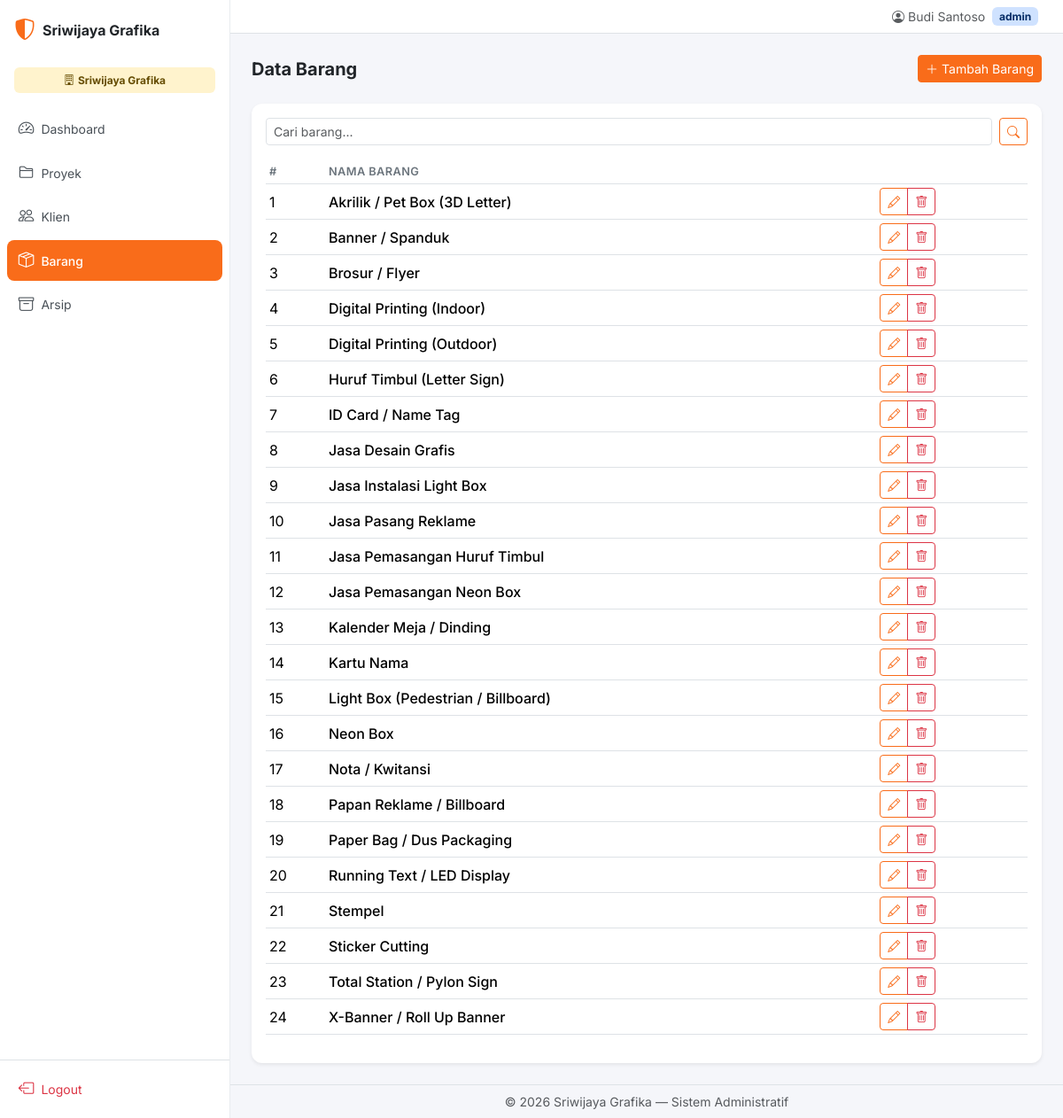
Page /barang/index.php (signed in) on the committed database.
### tables this page shows
CREATE TABLE `barang` (
  `id` int NOT NULL AUTO_INCREMENT,
  `entity_id` int DEFAULT NULL,
  `nama` varchar(200) NOT NULL,
  `created_at` timestamp NULL DEFAULT CURRENT_TIMESTAMP,
  PRIMARY KEY (`id`)
);

### barang/index.php (the view, shortened to what this page needs)
<?php
require '../config/database.php';
$search = $_GET['search'] ?? '';
$sql = "SELECT * FROM barang WHERE entity_id = ?";
$params = [$_SESSION['entity_id']];
$sql .= " ORDER BY nama ASC";
$stmt = $pdo->prepare($sql);
$stmt->execute($params);
$barang_list = $stmt->fetchAll();
require '../template/header.php';
?>
<div class="d-flex justify-content-between align-items-center mb-4">
  <h5 class="fw-bold mb-0">Data Barang</h5>
  <button class="btn btn-primary btn-sm" data-bs-toggle="modal" data-bs-target="#barangModal">
    <i class="bi bi-plus-lg me-1"></i>Tambah Barang
  </button>
</div>
<div class="card border-0 shadow-sm">
  <div class="card-body">
    <form class="row g-2 mb-3">
      <div class="col">
        <input type="text" name="search" class="form-control form-control-sm" placeholder="Cari barang..." value="<?= htmlspecialchars($search) ?>">
      </div>
      <div class="col-auto">
        <button class="btn btn-sm btn-outline-primary"><i class="bi bi-search"></i></button>
      </div>
    </form>
    <div class="table-responsive">
      <table class="table table-hover table-sm align-middle">
        <thead><tr><th>#</th><th>Nama Barang</th><th></th></tr></thead>
        <tbody>
          <?php if (!$barang_list): ?>
          <tr><td colspan="3" class="text-center text-muted py-4">Belum ada data barang</td></tr>
          <?php else: ?>
          <?php foreach ($barang_list as $i => $b): ?>
          <tr>
            <td><?= $i+1 ?></td>
            <td class="fw-medium"><?= htmlspecialchars($b['nama']) ?></td>
            <td>
              <div class="btn-group btn-group-sm">
                <button class="btn btn-outline-primary" onclick="editBarang(<?= $b['id'] ?>)"><i class="bi bi-pencil"></i></button>
                <a href="?delete=<?= $b['id'] ?>" class="btn btn-outline-danger" onclick="return confirm('Hapus barang ini?')"><i class="bi bi-trash"></i></a>
              </div>
            </td>
          </tr>
          <?php endforeach; ?>
          <?php endif; ?>
        </tbody>
      </table>
    </div>
  </div>
</div>
<?php require '../template/footer.php'; ?>

### assets/css/style.css (style rules this page uses)
:root { --primary: #F96C1A; --primary-hover: #e05e12; --bs-primary: #F96C1A; --bs-primary-rgb: 249, 108, 26; }
body { font-family: 'Inter', -apple-system, BlinkMacSystemFont, sans-serif; background: #f5f6fa; }
.table th { font-weight: 600; font-size: 0.8rem; text-transform: uppercase; letter-spacing: 0.03em; color: #6c757d; }
.card { border-radius: 12px; }
.btn-primary { background-color: var(--bs-primary); border-color: var(--bs-primary); }
.btn-outline-primary { color: var(--bs-primary); border-color: var(--bs-primary); }

### rows in the picture
barang: nama "Akrilik / Pet Box (3D Letter)"
barang: nama "Banner / Spanduk"
barang: nama "Brosur / Flyer"
barang: nama "Digital Printing (Indoor)"
barang: nama "Digital Printing (Outdoor)"
barang: nama "Huruf Timbul (Letter Sign)"
barang: nama "ID Card / Name Tag"
barang: nama "Jasa Desain Grafis"
barang: nama "Jasa Instalasi Light Box"
barang: nama "Jasa Pasang Reklame"
barang: nama "Jasa Pemasangan Huruf Timbul"
barang: nama "Jasa Pemasangan Neon Box"
barang: nama "Kalender Meja / Dinding"
barang: nama "Kartu Nama"
barang: nama "Light Box (Pedestrian / Billboard)"
barang: nama "Neon Box"
barang: nama "Nota / Kwitansi"
barang: nama "Papan Reklame / Billboard"
barang: nama "Paper Bag / Dus Packaging"
barang: nama "Running Text / LED Display"
barang: nama "Stempel"
barang: nama "Sticker Cutting"
barang: nama "Total Station / Pylon Sign"
barang: nama "X-Banner / Roll Up Banner"

### other values in the picture
$_SESSION['entity_name'] "Sriwijaya Grafika"
$_SESSION['user_nama'] "Budi Santoso"
$_SESSION['role'] "admin"
